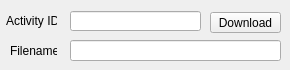
<?xml version="1.0" encoding="UTF-8"?>
<ui version="4.0">
 <class>MainWindow</class>
 <widget class="QMainWindow" name="MainWindow">
  <property name="geometry">
   <rect>
    <x>0</x>
    <y>0</y>
    <width>290</width>
    <height>70</height>
   </rect>
  </property>
  <property name="minimumSize">
   <size>
    <width>290</width>
    <height>70</height>
   </size>
  </property>
  <property name="maximumSize">
   <size>
    <width>290</width>
    <height>70</height>
   </size>
  </property>
  <property name="windowTitle">
   <string>Strava Gpx Downloader</string>
  </property>
  <widget class="QWidget" name="centralwidget">
   <widget class="QLabel" name="label_2">
    <property name="geometry">
     <rect>
      <x>10</x>
      <y>41</y>
      <width>47</width>
      <height>20</height>
     </rect>
    </property>
    <property name="text">
     <string>Filename</string>
    </property>
   </widget>
   <widget class="QLabel" name="label">
    <property name="geometry">
     <rect>
      <x>6</x>
      <y>10</y>
      <width>51</width>
      <height>21</height>
     </rect>
    </property>
    <property name="text">
     <string>Activity ID</string>
    </property>
   </widget>
   <widget class="QPushButton" name="downloadButton">
    <property name="geometry">
     <rect>
      <x>210</x>
      <y>12</y>
      <width>71</width>
      <height>21</height>
     </rect>
    </property>
    <property name="text">
     <string>Download</string>
    </property>
   </widget>
   <widget class="QLineEdit" name="activityIdField">
    <property name="geometry">
     <rect>
      <x>70</x>
      <y>11</y>
      <width>131</width>
      <height>20</height>
     </rect>
    </property>
    <property name="inputMethodHints">
     <set>Qt::ImhNone</set>
    </property>
   </widget>
   <widget class="QLineEdit" name="filenameField">
    <property name="geometry">
     <rect>
      <x>70</x>
      <y>40</y>
      <width>211</width>
      <height>21</height>
     </rect>
    </property>
   </widget>
  </widget>
 </widget>
 <resources/>
 <connections/>
</ui>
